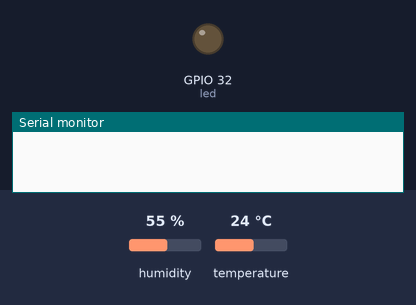
This sketch was run on a simulated ESP32. Shown: output pins drawn as LEDs (lit = HIGH), the last lines printed to the serial monitor. The test bench sets the inputs (shaded band); at power-on: humidity 55 %, temperature 24 °C.

Above: at 0.0 s.
At 1.1 s:
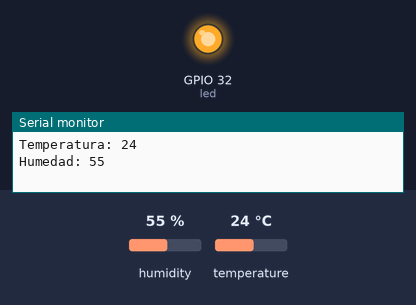
Timing chart, 0 to 2.6 s (numbered marks = the images above):
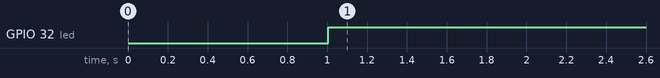

Measured:
- by itself, GPIO 32 (led): LOW → HIGH at 1.0 s

The sketch:

SensorInteligente.ino
```cpp
// Librerías
#include <DHT.h>

// Puertos GPIO
#define led 32
#define sensor 33

// DHT22
DHT dht(sensor, DHT22); // DHTPIN, DHTTYPE

// Variables globales
int valor_temperatura = 0;
int valor_humedad = 0;

void setup() {
    pinMode(led, OUTPUT); // Configurar puerto 2 como salida
    dht.begin(); // Inicializar DHT
    Serial.begin(115200);
}

void loop() {
    delay(1000);

    valor_temperatura = dht.readTemperature();
    valor_humedad = dht.readHumidity();

    Serial.print("Temperatura: ");
    Serial.println(valor_temperatura);
    Serial.print("Humedad: ");
    Serial.println(valor_humedad);

    // Si la humedad es mayor al 50% encender el LED
    if(valor_humedad >= 50) {
        digitalWrite(led, HIGH);
    } else {
        digitalWrite(led, LOW);
    }
}
```
